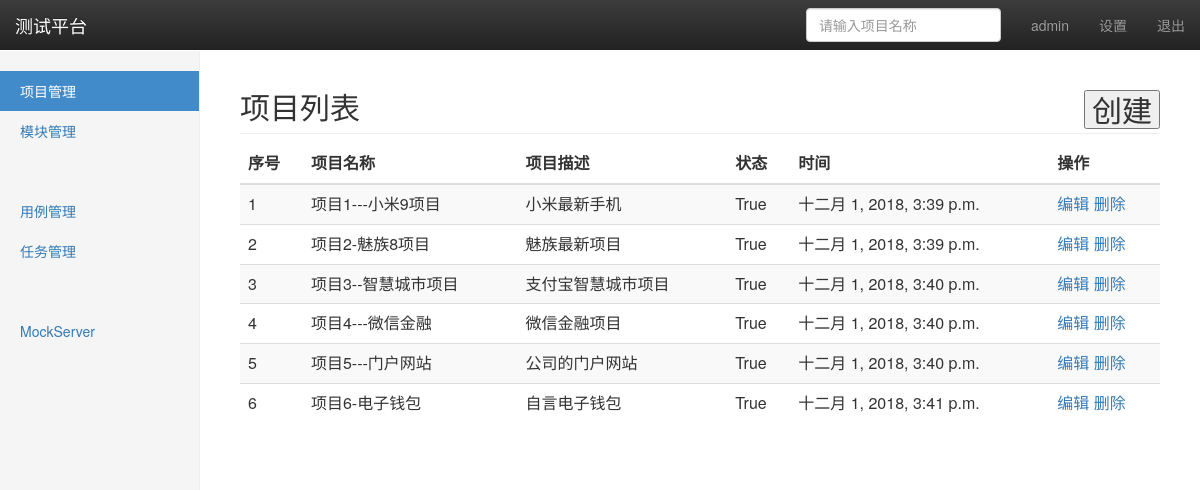
Screenshot of /manage/project/ (signed in) with the database file from the repository.
### project_app/models.py (models this page shows, shortened)
class project(models.Model):
	name = models.CharField('项目名称',max_length=50,blank=False,default='')
	description = models.TextField('项目描述',default='')
	status = models.BooleanField('状态',default=True)
	create_time = models.DateTimeField('创建时间',auto_now=True)

### project_app/views/project_views.py (the view)
# urls.py: path('project/', project_views.project_manage),
@login_required
def project_manage(requests):
	username = requests.session.get('user','')
	project_all = project.objects.all()
	return render(requests,'project_app/project.html',{'user':username,'projects':project_all,'type':'list'})

### templates/project_app/project.html (shortened to what this page needs)
{% extends  'base.html' %}
{% block content %}
    <nav class="navbar navbar-inverse navbar-fixed-top">
      <div class="container-fluid">
        <div class="navbar-header">
          <a class="navbar-brand" href="#">测试平台</a>
        </div>
        <div id="navbar" class="navbar-collapse collapse">
          <ul class="nav navbar-nav navbar-right">
            <li><a href="#"> {{ user }}</a></li>
            <li><a href="#">设置</a></li>
            <li><a href="/logout/">退出</a></li>
          </ul>
          <form class="navbar-form navbar-right">
            <input type="text" class="form-control" placeholder="请输入项目名称">
          </form>
        </div>
      </div>
    </nav>
    <div class="container-fluid">
      <div class="row">
        <div class="col-sm-3 col-md-2 sidebar">
          <ul class="nav nav-sidebar">
            <li class="active"><a href="/manage/project/">项目管理</a></li>
            <li><a href="/manage/module/">模块管理</a></li>
            <li><a href="#"></a></li>
          </ul>
          <ul class="nav nav-sidebar">
            <li><a href="/cases/">用例管理</a></li>
            <li><a href="/cases/task/">任务管理</a></li>
          </ul>
          <ul class="nav nav-sidebar">
            <li><a href=""></a></li>
            <li><a href="">MockServer</a></li>
          </ul>
        </div>
    {% if type == 'list' %}
    <div class="col-sm-2 col-sm-offset-2 col-md-10 col-md-offset-2 main">
        <h2 class="sub-header">项目列表
          <button  type='button' style='float:right' onclick="window.location.href='add/'">创建</button>
        </h2>
          <div class="table-responsive">
            <table id='prlist'  class="table table-striped">
              <thead>
                <tr>
                  <th>序号</th>
                  <th>项目名称</th>
                  <th>项目描述</th>
                  <th>状态</th>
                  <th>时间</th>
                  <th>操作</th>
                </tr>
              </thead>
              <tbody>
                {% for project in projects %}
                <tr>
                  <td>{{ forloop.counter }}</td>
                  <td>{{ project.name }}</td>
                  <td>{{ project.description }}</td>
                  <td>{{ project.status }}</td>
                  <td>{{ project.create_time}}</td>
                  <td>
                    <a href="edit/{{ project.id }}/">编辑</a>
                    <a href="del/{{ project.id }}/">删除</a>
                  </td>
                </tr>
                {% endfor %}
              </tbody>
            </table>
          </div>
        </div>
      </div>
    </div>
    {% endif %}
{% endblock %}

### static/css/dashboard.css (style rules this page uses)
body { padding-top: 50px; }
.sub-header { padding-bottom: 10px; border-bottom: 1px solid #eee; }
.navbar-fixed-top { border: 0; }
.sidebar { display: none; }
@media (min-width: 768px) { .sidebar { position: fixed; top: 51px; bottom: 0; left: 0; z-index: 1000; display: block; padding: 20px; overflow-x: hidden; overflow-y: auto; background-color: #f5f5f5; border-right: 1px solid #eee; } }
.nav-sidebar { margin-right: -21px; margin-bottom: 20px; margin-left: -20px; }
.nav-sidebar > li > a { padding-right: 20px; padding-left: 20px; }
.nav-sidebar > .active > a, .nav-sidebar > .active > a:hover, .nav-sidebar > .active > a:focus { color: #fff; background-color: #428bca; }
.main { padding: 20px; }
@media (min-width: 768px) { .main { padding-right: 40px; padding-left: 40px; } }

### rows the page displays
project: name "项目1---小米9项目", description "小米最新手机", status "True", create_time "十二月 1, 2018, 3:39 p.m."
project: name "项目2-魅族8项目", description "魅族最新项目", status "True", create_time "十二月 1, 2018, 3:39 p.m."
project: name "项目3--智慧城市项目", description "支付宝智慧城市项目", status "True", create_time "十二月 1, 2018, 3:40 p.m."
project: name "项目4---微信金融", description "微信金融项目", status "True", create_time "十二月 1, 2018, 3:40 p.m."
project: name "项目5---门户网站", description "公司的门户网站", status "True", create_time "十二月 1, 2018, 3:40 p.m."
project: name "项目6-电子钱包", description "自言电子钱包", status "True", create_time "十二月 1, 2018, 3:41 p.m."

### other values shown
{{ user }} "admin"
